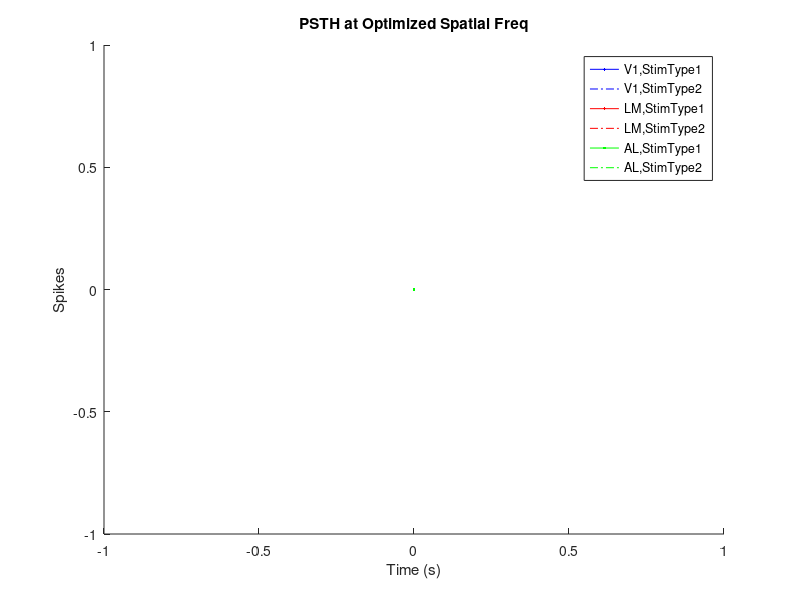

Here is the MATLAB script that generated this plot: (Note: this script raises an error after producing the figure.)
lines = {'b' 'r' 'g'};
lines2 = {'b-.' 'r-.' 'g-.'};

%%%%%%%%%%%%%%%%%%%%%%%%%%%%%%%%%%%%%%%%%%%%%%%%%%%%%%%%%%%%%%%%%%
% Non-Normalized Plots
%%%%%%%%%%%%%%%%%%%%%%%%%%%%%%%%%%%%%%%%%%%%%%%%%%%%%%%%%%%%%%%%%%

figure
hold on
plot(0,0,'b'); plot(0,0,'b-.');
plot(0,0,'r'); plot(0,0,'r-.');
plot(0,0,'g'); plot(0,0,'g-.');
legend('V1,StimType1','V1,StimType2','LM,StimType1','LM,StimType2','AL,StimType1','AL,StimType2')
title_str = ['PSTH at Optimized Spatial Freq']
title(title_str),xlabel('Time (s)'), ylabel('Spikes')

for n = 1:3;
    if n == 1;
        OptimizedSF_PSTH = load('V1OptimizedSF_PSTH.dat');
        OptimizedSF_PSTH2 = load('V1OptimizedSF_PSTH2.dat');
    elseif n == 2;
        OptimizedSF_PSTH = load('LMOptimizedSF_PSTH.dat');
        OptimizedSF_PSTH2 = load('LMOptimizedSF_PSTH2.dat');
    elseif n == 3;
        OptimizedSF_PSTH = load('ALOptimizedSF_PSTH.dat');
        OptimizedSF_PSTH2 = load('ALOptimizedSF_PSTH2.dat');
    end

    [rows, nbins] = size(OptimizedSF_PSTH);
    bins = OptimizedSF_PSTH(1,:);
    total_cells = rows-1;
    hits = [];
    for j = 2:nbins;
        hits(j) = sum(OptimizedSF_PSTH(:,j));
    end
    hits = hits/total_cells;
    hold on
    plot(bins,hits,lines{n})


    [rows, nbins] = size(OptimizedSF_PSTH2);
    bins = OptimizedSF_PSTH2(1,:);
    total_cells = rows-1;
    hits = [];
    for j = 2:nbins;
        hits(j) = sum(OptimizedSF_PSTH2(:,j));
    end
    hits = hits/total_cells;
    hold on
    plot(bins,hits,lines2{n})

end

%%%%%%%%%%%%%%%%%%%%%%%%%%%%%%%%%%%%%%%%%%%%%%%%%%%%%%%%%%%%%%%%%%
% Normalized Plots
%%%%%%%%%%%%%%%%%%%%%%%%%%%%%%%%%%%%%%%%%%%%%%%%%%%%%%%%%%%%%%%%%%

figure
hold on
plot(0,0,'b'); plot(0,0,'b-.');
plot(0,0,'r'); plot(0,0,'r-.');
plot(0,0,'g'); plot(0,0,'g-.');
legend('V1,StimType1','V1,StimType2','LM,StimType1','LM,StimType2','AL,StimType1','AL,StimType2')
title_str = ['PSTH at Optimized Spatial Freq (Cell Responses Normalized)']
title(title_str),xlabel('Time (s)'), ylabel('Spikes')

for k = 1:3;

    if k == 1;
        OptimizedSF_PSTH_Norm = load('V1OptimizedSF_PSTH_Norm.dat');
        OptimizedSF_PSTH_Norm2 = load('V1OptimizedSF_PSTH_Norm2.dat');
    elseif k == 2;
        OptimizedSF_PSTH_Norm = load('LMOptimizedSF_PSTH_Norm.dat');
        OptimizedSF_PSTH_Norm2 = load('LMOptimizedSF_PSTH_Norm2.dat');
    elseif k == 3;
        OptimizedSF_PSTH_Norm = load('ALOptimizedSF_PSTH_Norm.dat');
        OptimizedSF_PSTH_Norm2 = load('ALOptimizedSF_PSTH_Norm2.dat');
    end

    [rows, nbins] = size(OptimizedSF_PSTH_Norm);
    bins = OptimizedSF_PSTH_Norm(1,:);
    total_cells = rows-1;
    hits = [];
    for j = 2:nbins;
        hits(j) = sum(OptimizedSF_PSTH_Norm(:,j));
    end
    hits = hits/max(hits);
    hold on
    plot(bins,hits,lines{k})


    [rows, nbins] = size(OptimizedSF_PSTH_Norm2);
    bins = OptimizedSF_PSTH_Norm2(1,:);
    total_cells = rows-1;
    hits = [];
    for j = 2:nbins;
        hits(j) = sum(OptimizedSF_PSTH_Norm2(:,j));
    end
    hits = hits/max(hits);
    hold on
    plot(bins,hits,lines2{k})
end


